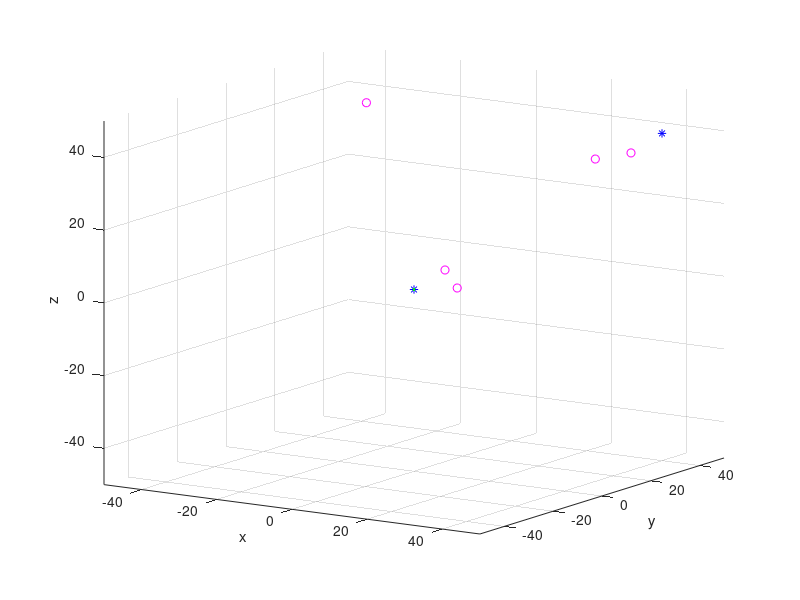

This chart was generated by the following MATLAB code: (Note: this script raises an error after producing the figure.)
clc
clear
close all
figure
hold on
grid on
format long
xlabel('x')
ylabel('y')
zlabel('z')
view(33,14)
xlim([-50 50])
ylim([-50 50])
zlim([-50 50])
o_d = [5 5 5;5 10 -1;35 35 35;32 25 35;-25 19 44];
q_goal = [40 40 40];
plot3(q_goal(1),q_goal(2),q_goal(3),'b*')
d_s_g = 10;
q_o_i = 25;
zeta = 0.5;
eta = 5;
d0 = [0 0 0];
plot3(d0(1),d0(2),d0(3),'b*')
alpha = 0.05;



for i = 1:length(o_d)
    x = o_d(i,1);
    y = o_d(i,2);
    z = o_d(i,3);
    plot3(x,y,z,'mo')
end

k = 0;
while d0 ~= q_goal
    plot3(d0(1),d0(2),d0(3),'g.')
    pause(0.005)
    [uatt,x_out_a,y_out_a,z_out_a] = uattractive(d0,q_goal,d_s_g,zeta);
    [u_r,x_out_r,y_out_r,z_out_r] = urepulsive(d0,o_d,q_goal,q_o_i,eta);
    d0(1) = d0(1)- alpha*(x_out_r + x_out_a);
    d0(2) = d0(2)- alpha*(y_out_r + y_out_a);
    d0(3) = d0(3)- alpha*(z_out_r + z_out_a);
    d0;
    u = uatt + u_r;
end


function [uatt,x_out_a,y_out_a,z_out_a] = uattractive(d0,q_goal,d_s_g,zeta)
    x0 = d0(1);
    y0 = d0(2);
    z0 = d0(3);
    x = q_goal(1);
    y = q_goal(2);
    z = q_goal(3);
    datt = (((x-x0)^2+(y-y0)^2+(z-z0)^2)^0.5);
    if datt <= d_s_g
        uatt = 0.5*zeta*(datt^2);
        x_out_a = zeta*(x0-x);
        y_out_a = zeta*(y0-y);
        z_out_a = zeta*(z0-z);
    else
        uatt = (d_s_g*zeta*datt)-0.5*zeta*((d_s_g)^2);
        x_out_a = zeta*(x0-x)/datt;
        y_out_a = zeta*(y0-y)/datt;
        z_out_a = zeta*(z0-z)/datt;
    end
end

function [u_r,x_out_r,y_out_r,z_out_r] = urepulsive(d0,o_d,q_goal,q_o_i,eta)
    n = size(o_d(:,1));
    u_t = 0;
    x_out_t = 0;
    y_out_t = 0;
    z_out_t = 0;
    u = zeros(n);
    x_out = zeros(n);
    y_out = zeros(n);
    z_out = zeros(n);
    x0 = d0(1);
    y0 = d0(2);
    z0 = d0(3);
    x = q_goal(1);
    y = q_goal(2);
    z = q_goal(3);
    datt = (((x-x0)^2+(y-y0)^2+(z-z0)^2)^0.5);
    [d,dx,dy,dz] = dists(d0,o_d);
    for i = 1:length(d)
        if d(i)<= q_o_i
            u(i) = (0.5*eta*((1/d(i))-(1/q_o_i))^2);
            x_out(i) = eta*((-1/d(i))+(1/q_o_i))*(1/d(i)^2)*dx(i);
            y_out(i) = eta*((-1/d(i))+(1/q_o_i))*(1/d(i)^2)*dy(i);
            z_out(i) = eta*((-1/d(i))+(1/q_o_i))*(1/d(i)^2)*dz(i);
        else
            u(i) = 0;
            x_out(i) = 0;
            y_out(i) = 0;
            z_out(i) = 0;
        end
        u_t = u_t+u(i);
        x_out_t = x_out_t + x_out(i);
        y_out_t = y_out_t + y_out(i);
        z_out_t = z_out_t + z_out(i);
    end
    u_r = u_t;
    x_out_r = x_out_t;
    y_out_r = y_out_t;
    z_out_r = z_out_t;
end
    
function [d,dx,dy,dz] = dists(d0,o_d)
    x0 = d0(1);
    y0 = d0(2);
    z0 = d0(3);
    n = size(o_d(:,1));
    d = zeros(n);
    dx = zeros(n);
    dy = zeros(n);
    dz = zeros(n);
    for i = 1:length(o_d)
        x = o_d(i,1);
        y = o_d(i,2);
        z = o_d(i,3);
        d1 = (((x0-x)^2+(y0-y)^2+(z0-z)^2)^0.5);
        dx(i) = x0-x;
        dy(i) = y0-y;
        dz(i) = z0-z;
        d(i) = d1;
    end
end



